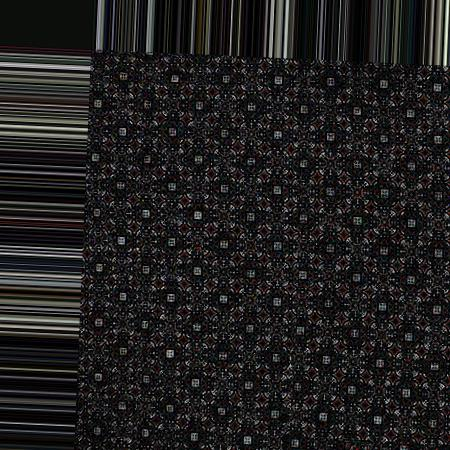
#> input picture training/cap/Yogya-Cap-Nogosari--Sogan_black_tophat_sq_3_0_0.jpg, 450 x 450 px; its folder holds only this picture in this run
$ jupyter execute BatikCapTulisClassifier.ipynb   (older library calls are emulated)
#> lines starting #> are read from the running program, lines starting #| are printed output that depends on the picture
[cell 1]
#### Dependencies

from PIL import Image # load image
from skimage.feature import greycomatrix, greycoprops

import glob
import math
import matplotlib.pyplot as plt # print image
import os

[cell 2]
#### Global variables

model = {}
# dict: [
#          'cap' => [(contrast, correlation, energy, homogenity), ....],
#          'tulis' => [(contrast, correlation, energy, homogenity), ....]
#       ]

map_8bit_to_3bit = [i // 32 for i in range(256)]

# 0 - 255 -> 0 - 7

# (red, green, blue)
# 0 - 31  -> 0
# 32 - 63 -> 1
# 64 - 95 -> 2 ... sampai 7

[cell 3]
#### Functions

def load_img(img_path):
    # load gambar
    return Image.open(img_path).convert('L')

def get_img_size(img):
    # ngambil (width, height)
    return img.size

def print_img(img):
    # print gambar
    plt.imshow(img, cmap='gray')

def get_resized_img(img, dimension):
    return img.resize(dimension)

def get_img_colors(img):
    return list(img.getdata())

def get_3bit_img_colors(img):
    img_colors = get_img_colors(img)

    loop_count = 0
    for img_color in img_colors:
        img_colors[loop_count] = map_8bit_to_3bit[img_color]

        loop_count += 1

    return img_colors

def get_img_matrix(img_colors):
    img_matrix = []

    loop_count = 0
    img_square_dimension = int(math.sqrt(len(img_colors)))

    for row in range(img_square_dimension):
        temp_row = []
        for col in range(img_square_dimension):
            temp_row.append(img_colors[loop_count])

            loop_count += 1
        img_matrix.append(temp_row)

    return img_matrix

def get_img_features(img):
    img_3bit_colors = get_3bit_img_colors(img)
    img_matrix = get_img_matrix(img_3bit_colors)

    glcm_matrix = greycomatrix(img_matrix, distances=[1], angles=[0], levels=12, symmetric=False, normed=False)
    glcm_components = ['contrast', 'correlation', 'energy', 'homogeneity', 'ASM', 'dissimilarity']

    img_features = []
    for glcm_component in glcm_components:
        img_features.append(greycoprops(glcm_matrix, glcm_component)[0][0])

    return tuple(img_features)

# Modelling

def init_model():
    global model

    model = {}

def get_class_names(training_path):
    return os.listdir(training_path)

def add_class_names_to_model(class_names):
    global model

    for class_name in class_names:
        if(not class_name in model):
            model[class_name] = []

def insert_img_features_to_model(class_name, img_features):
    global model

    if(class_name in model):
        model[class_name].append(img_features)

def load_preprocessed_img(img_path, dimension=(128, 128)):
    img = load_img(img_path)
    img = get_resized_img(img, dimension)

    return img

def train(training_path, img_type='*.jpg'):
    print('Training...')
    class_names = get_class_names(training_path)
    for class_name in class_names:
        img_paths = glob.glob(training_path + class_name + '/' + img_type)

        for img_path in img_paths:
            img = load_preprocessed_img(img_path)
#> in get_resized_img, `return img.resize(dimension)`:
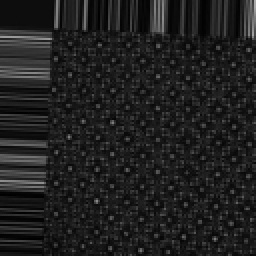
#> returned value: PIL image 128x128 L (shown 2 times larger); min 0, max 171, mean 31.8
            img_features = get_img_features(img)
#> in get_3bit_img_colors, `img_colors = get_img_colors(img)`: img_colors = 16384 values, max 171 at index 127, min 0 at index 945, mean 31.82
#> the loop in get_3bit_img_colors, `for img_color in img_colors:` made 16384 passes
#> img_color on passes 1 to 3: 13, 13, 13
#> after the loop in get_3bit_img_colors, `for img_color in img_colors:`: img_colors = 16384 values, max 5 at index 127, min 0 at index 0, mean 0.481; loop_count = 16384
#> in get_img_features, `img_3bit_colors = get_3bit_img_colors(img)`: img_3bit_colors has the same summary as img_colors in get_3bit_img_colors
#> in get_img_matrix, `img_square_dimension = int(math.sqrt(len(img_colors)))`: img_square_dimension = 128
#> after the loop in get_img_matrix, `for row in range(img_square_dimension):`: img_matrix = 128 items; loop_count = 16384
#> in get_img_features, `img_matrix = get_img_matrix(img_3bit_colors)`: img_matrix = 128 items
#> after the loop in get_img_features, `for glcm_component in glcm_components:`: img_features = [0.455, 0.559, 0.538, 0.822, 0.29, 0.373]
#> img_features = (0.455, 0.559, 0.538, 0.822, 0.29, 0.373)

            insert_img_features_to_model(class_name, img_features)
#> pass 2 of the loop in train, `for class_name in class_names:`:
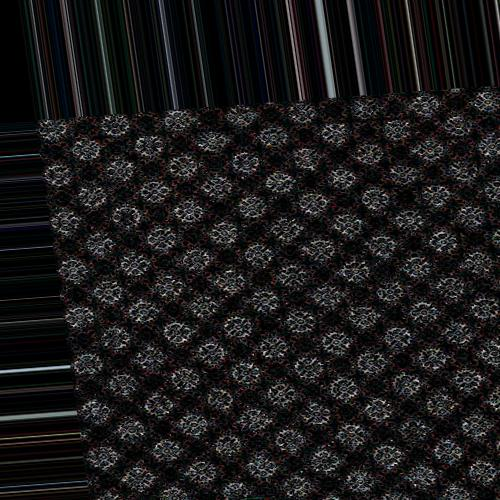
#> input picture training/tulis/Yogya-Tulis-Nogosari--Sogan_black_tophat_sq_3_10_2519.jpg, 500 x 500 px
#> in get_resized_img (call 2), `return img.resize(dimension)`:
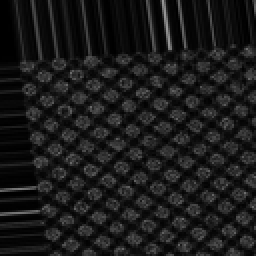
#> returned value: PIL image 128x128 L (shown 2 times larger); min 0, max 152, mean 26
#> the loop in get_3bit_img_colors (call 2), `for img_color in img_colors:` made 16384 passes
#> img_color on passes 2 to 4: 0, 0, 0
#> in train, `img_features = get_img_features(img)`: img_features = (0.348, 0.573, 0.629, 0.87, 0.396, 0.275)

    print('--> Done')

def get_euclidian_distance(model_img_features, img_features):
    distance = 0.0

    for glcm_index in range(6):
        distance += (model_img_features[glcm_index] - img_features[glcm_index]) ** 2

    return math.sqrt(distance)

def get_img_class(img, k_neighbors=1):
    model_img_distances = []
    img_features = get_img_features(img)

    for class_name in model:
        for model_img_features in model[class_name]:
            euclidian_distance = get_euclidian_distance(model_img_features, img_features)
            model_img_distances.append((class_name, euclidian_distance))

    model_img_distances = sorted(model_img_distances, key= lambda x: x[1])

    top_class_names = []
    for neighbor_index in range(k_neighbors):
        top_class_names.append(model_img_distances[neighbor_index][0])

    img_class_name = max(set(top_class_names), key=top_class_names.count)

    return img_class_name

def validate(validation_path, img_type='*.jpg', k_neighbors=1):
    print('Validating...')
    class_names = get_class_names(training_path) # ['cap', 'tulis']
    total_correct_answer = 0
    total_guess = 0

    for class_name in class_names:
        img_paths = glob.glob(training_path + class_name + '/' + img_type)
        for img_path in img_paths:
            img = load_preprocessed_img(img_path)
            img_class_name = get_img_class(img)
#> in get_img_class, `img_features = get_img_features(img)`: img_features = (0.455, 0.559, 0.538, 0.822, 0.29, 0.373)
#> after the loop in get_img_class, `for class_name in model:`: model_img_distances = [('cap', 0), ('tulis', 0.207)]
#> after the loop in get_img_class, `for neighbor_index in range(k_neighbors):`: top_class_names = ['cap']
#> in get_img_class, `img_class_name = max(set(top_class_names), key=top_class_names.count)`: img_class_name = 'cap'
#> img_class_name = 'cap'

            if(class_name == img_class_name):
                total_correct_answer += 1

            total_guess += 1
#> pass 2 of the loop in validate, `for class_name in class_names:`:
#> in validate, `img_class_name = get_img_class(img)`: img_class_name = 'tulis'

    print('--> Done')

    accuracy = (total_correct_answer / total_guess) * 100

    return accuracy

[cell 4]
#### Main

# Defining paths
root_path       = './'
training_path   = root_path + 'training/'
validation_path = root_path + 'validation/'
test_path       = root_path + 'test/'

# Props
img_type = '*.jpg'
k_neighbors = 3

# Init
init_model()
class_names = get_class_names(training_path)
add_class_names_to_model(class_names)

train(training_path, img_type)

accuracy = validate(validation_path, img_type, k_neighbors)

print('Akurasi: ' + str(accuracy) + ' %')

[cell 5]
img = load_img(test_path + 'tulis.jpg')
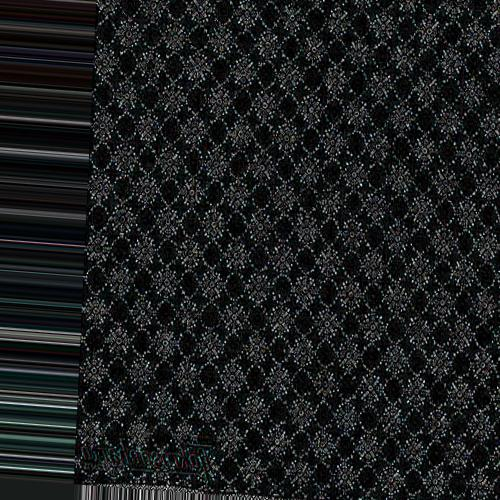
#> input picture test/tulis.jpg, 500 x 500 px
print(get_img_class(img, 1))
#| cap
